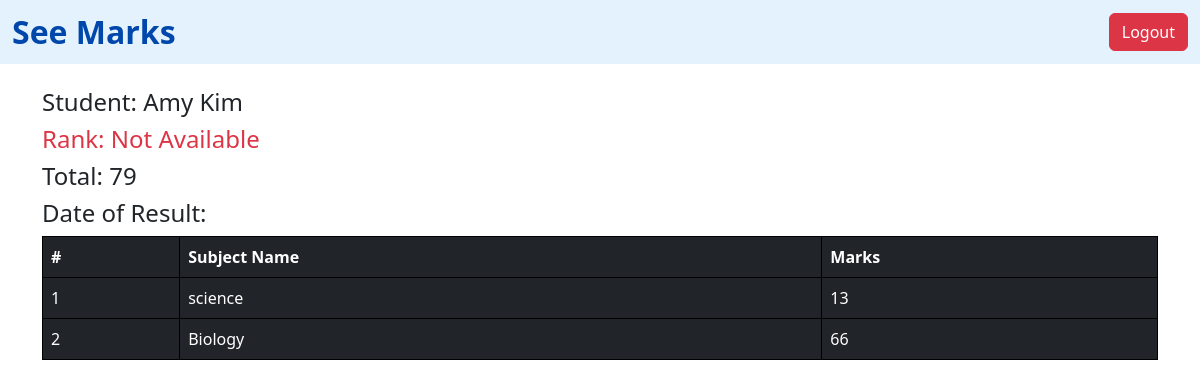
The page /see_marks/12/ on the database as committed earlier.
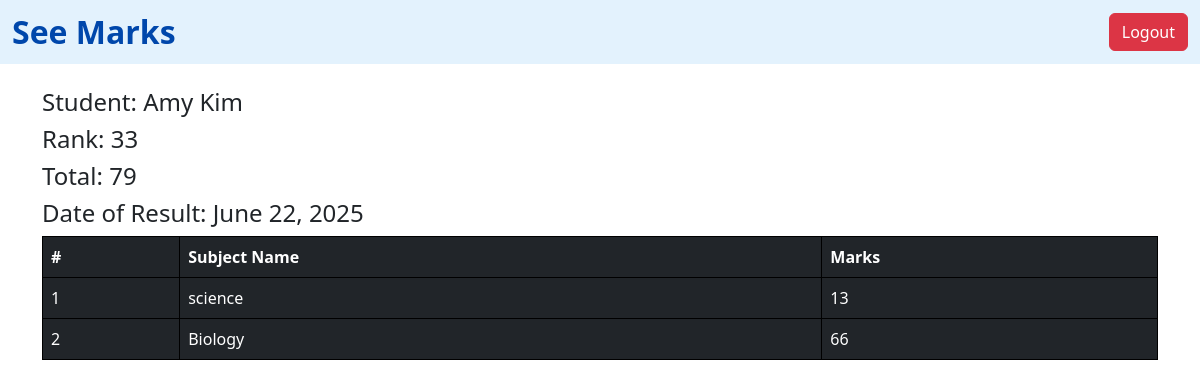
The same page on the database as committed later.
### vege/models.py (models this page shows, shortened)
class ReportCard(models.Model):
    student = models.ForeignKey(Student, on_delete=models.CASCADE)
    student_rank = models.IntegerField()
    date_of_report_card_generation = models.DateField(auto_now_add=True)
    class Meta:
        unique_together = ['student_rank', 'date_of_report_card_generation']

### vege/views.py (the view)
# urls.py: path('see_marks/<int:student_id>/', see_marks, name='see_marks'),
def see_marks(request, student_id):
    try:
        student = Student.objects.get(student_id__id=student_id)
        queryset = SubjectMarks.objects.filter(student=student)
        total_marks = queryset.aggregate(total_marks=Sum('marks'))
        report_card = ReportCard.objects.filter(student=student).first()
    except Student.DoesNotExist:
        student = None
        queryset = []
        total_marks = {'total_marks': 0}
        report_card = None
    return render(request, 'report/see_marks.html', {
        'student': student,
        'queryset': queryset,
        'total_marks': total_marks,
        'report_card': report_card,
    })

### vege/templates/report/see_marks.html
{% extends "base.html" %}
{% block start %}
<nav class="navbar navbar-expand-lg" style="background-color: #e3f2fd;">
    <div class="container-fluid">
        <span class="navbar-brand mb-0 h1 fw-bold" style="font-size: 2rem; color: #0047ab;">See Marks</span>
        <div class="d-flex">
            <a href="{% url 'logout' %}" class="btn btn-danger">Logout</a>
        </div>
    </div>
</nav>
<div class="container mt-4">
    <h4>Student: {{ student.student_name }}</h4>
{% if report_card %}
    <h4>Rank: {{ report_card.student_rank }}</h4>
{% else %}
    <h4 class="text-danger">Rank: Not Available</h4>
{% endif %}
<h4>Total: {{ total_marks.total_marks }}</h4>
<h4>Date of Result: {{ report_card.date_of_report_card_generation }}</h4>
    <table class="table table-dark">
        <thead>
            <tr>
                <th>#</th>
                <th>Subject Name</th>
                <th>Marks</th>
            </tr>
        </thead>
        <tbody>
            {% for marks in queryset %}
            <tr>
                <td>{{ forloop.counter }}</td>
                <td>{{ marks.subject.subject_name }}</td>
                <td>{{ marks.marks }}</td>
            </tr>
            {% empty %}
            <tr>
                <td colspan="3" class="text-center">No marks found.</td>
            </tr>
            {% endfor %}
        </tbody>
    </table>
</div>
{% endblock %}

Rows that differ between the two databases and show on the page:
added ReportCard: student_rank "33", date_of_report_card_generation "June 22, 2025"
Other text that changed with them:
text no longer shown: "Rank: Not Available"
text now shown: "Rank:"
